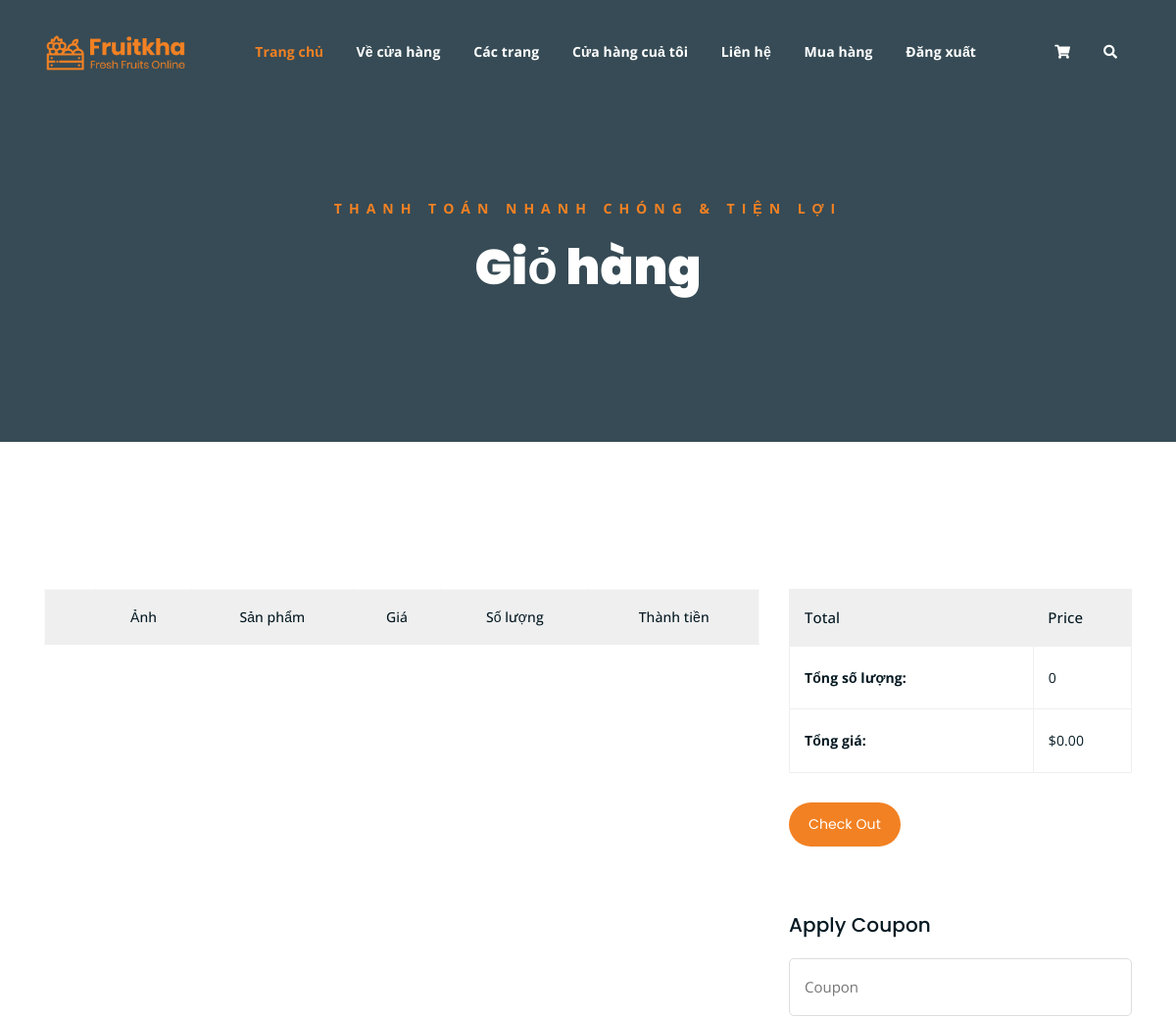
The page /cart/ (signed in, upper part) on the database as committed earlier.
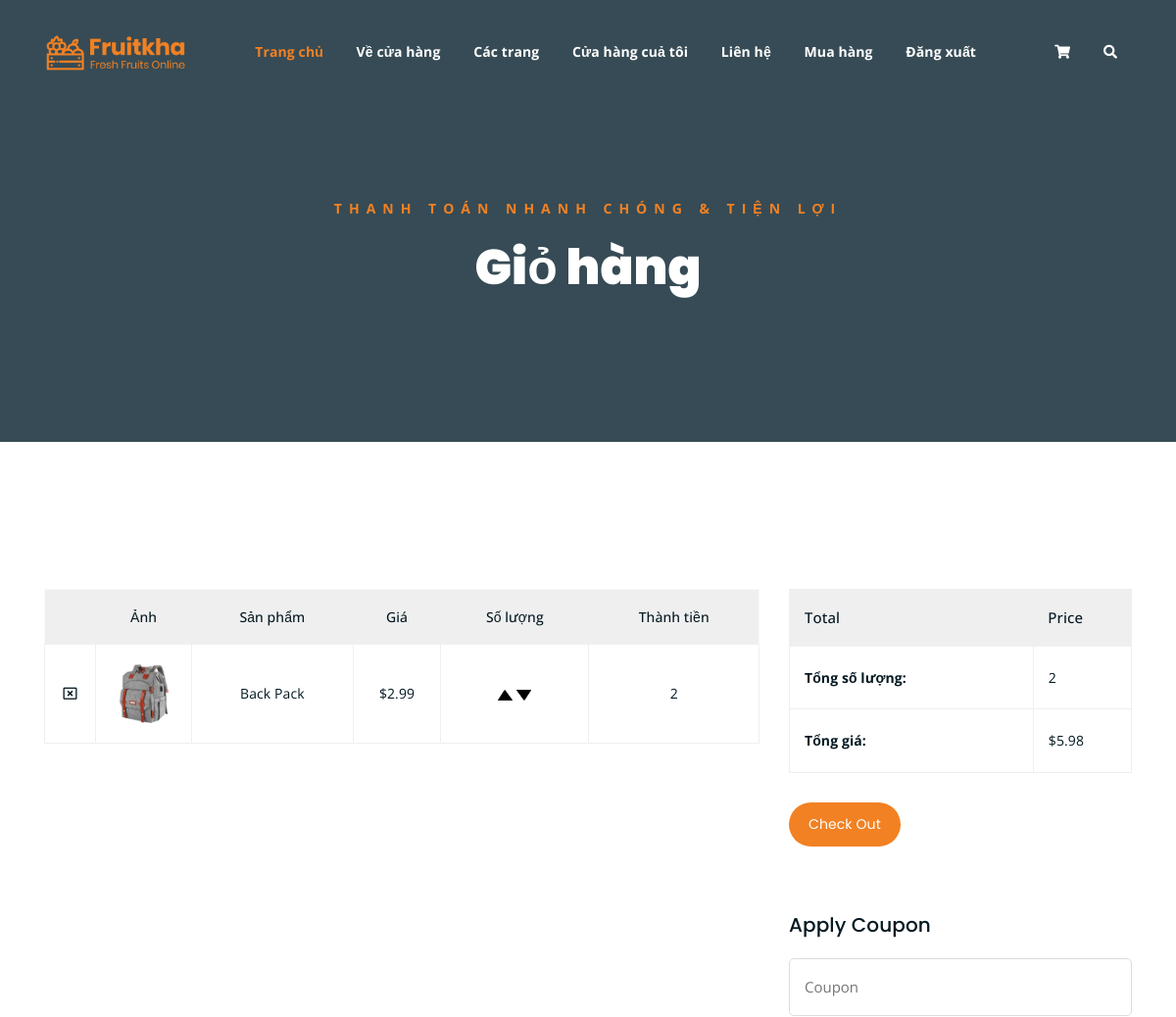
The same page on the database as committed later.
### store/models.py (models this page shows, shortened)
class Order(models.Model):
    customer = models.ForeignKey(Customer, on_delete=models.SET_NULL, null=True, blank=True)
    ordered_date = models.DateTimeField(auto_now_add=True)
    completed = models.BooleanField(default=False)
    @property
    def get_total_items(self):
        orderitems = self.orderitem_set.all()
        total = sum([item.quantity for item in orderitems])
        return total
    def get_total_items_price(self):
        orderitems = self.orderitem_set.all()
        total = sum([item.get_total_price for item in orderitems])
        return total

class OrderItem(models.Model):
    product = models.ForeignKey(Product, on_delete=models.CASCADE, null=True, blank=True)
    order = models.ForeignKey(Order, on_delete=models.CASCADE, null=True, blank=True)
    quantity = models.IntegerField(default=1, null=True, blank=True)
    shippingstatus = models.BooleanField(default=False, null=True, blank=False)
    added_date = models.DateTimeField(auto_now_add=True)
    seller = models.ForeignKey(User, on_delete=CASCADE, null=True )
    @property
    def get_total_price(self):
        total = self.product.price * self.quantity
        return total

class Product(models.Model):
    name = models.CharField(max_length=255, null=True)
    description = models.TextField(null=True)
    price = models.FloatField(null=True)
    available = models.BooleanField(default=True, null=True, blank=False)
    image = models.ImageField()
    seller = models.ForeignKey(User, on_delete=CASCADE, null=True)
    tag = models.ManyToManyField(Category, related_name="tag_product", blank=True)
    def __str__(self):
        return self.name

### store/views.py (the view)
# urls.py: path("cart/", cart, name="cart"),
def cart(request, *args, **kwargs):
    if request.user.is_authenticated:
        customer = request.user.customer
        order, created = Order.objects.get_or_create(customer=customer, completed=False)
        items = order.orderitem_set.all()
        for i in items:
            print(len(items))
    else:
        items = []
        order = {'get_total_items':0, 'get_total_items_price':0}
    context = {"items": items, "order":order}
    return render(request, "store/cart.html", context)

### store/templates/store/cart.html (shortened to what this page needs)
{% extends 'store/base.html' %}
{% block content %}
{% load static %}
	<div class="breadcrumb-section breadcrumb-bg">
		<div class="container">
			<div class="row">
				<div class="col-lg-8 offset-lg-2 text-center">
					<div class="breadcrumb-text">
						<p>Thanh toán nhanh chóng & tiện lợi</p>
						<h1>Giỏ hàng</h1>
					</div>
				</div>
			</div>
		</div>
	</div>
	<div class="cart-section mt-150 mb-150">
		<div class="container">
			<div class="row">
				<div class="col-lg-8 col-md-12">
					<div class="cart-table-wrap">
						<table class="cart-table">
							<thead class="cart-table-head">
								<tr class="table-head-row">
									<th class="product-remove"></th>
									<th class="product-image">Ảnh</th>
									<th class="product-name">Sản phẩm</th>
									<th class="product-price">Giá</th>
									<th class="product-quantity">Số lượng</th>
									<th class="product-total">Thành tiền</th>
								</tr>
							</thead>
							<tbody>
								{% for item in items %}
								<tr class="table-body-row">
									<td class="product-remove"><a href="#"><i class="far fa-window-close"></i></a></td>
									<td class="product-image"><img src="{{item.product.image.url}}" alt=""></td>
									<td class="product-name">{{ item.product }}</td>
									<td class="product-price">${{item.product.price}}</td>
									<td class="product-quantity"><div class="quantity">
										<a href="{% url 'add' item.product.id %}"><img class="chg-quantity" style="width: 15px;" src="{% static  'images/up.png' %}"></a>
										<a href="{% url 'decrease' item.product.id %}"><img class="chg-quantity" style="width: 15px;" src="{% static  'images/down.png' %}"></a>
									</div></td>
									<td class="product-total">{{item.quantity}}</td>
								</tr>
								{% endfor %}
							</tbody>
						</table>
					</div>
				</div>
				<div class="col-lg-4">
					<div class="total-section">
						<table class="total-table">
							<thead class="total-table-head">
								<tr class="table-total-row">
									<th>Total</th>
									<th>Price</th>
								</tr>
							</thead>
							<tbody>
								<tr class="total-data">
									<td><strong>Tổng số lượng: </strong></td>
									<td>{{order.get_total_items}}</td>
								</tr>
								<tr class="total-data">
									<td><strong>Tổng giá: </strong></td>
									<td>${{order.get_total_items_price|floatformat:2}}</td>
								</tr>
							</tbody>
						</table>
						<div class="cart-buttons">
							<a href="{% url 'checkout' %}" class="boxed-btn black">Check Out</a>
						</div>
					</div>
					<div class="coupon-section">
						<h3>Apply Coupon</h3>
						<div class="coupon-form-wrap">
							<form action="index.html">
								<p><input type="text" placeholder="Coupon"></p>
							</form>
						</div>
					</div>
				</div>
			</div>
		</div>
	</div>
	{% endblock %}

Rows that differ between the two databases and show on the page:
added OrderItem: product.image (picture), product "Back Pack", product.price "2.99", quantity "2"
computed for Order: get_total_items "0" → "2"; get_total_items_price "0.00" → "5.98"
